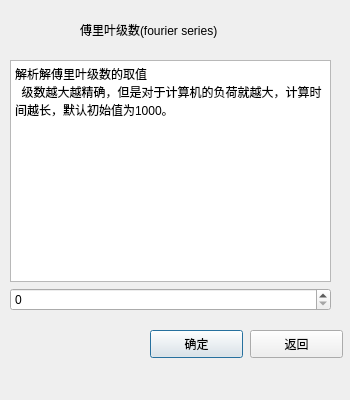
<?xml version="1.0" encoding="UTF-8"?>
<ui version="4.0">
 <class>Set_fourier_series</class>
 <widget class="QDialog" name="Set_fourier_series">
  <property name="geometry">
   <rect>
    <x>0</x>
    <y>0</y>
    <width>350</width>
    <height>400</height>
   </rect>
  </property>
  <property name="windowTitle">
   <string>设置傅里叶级数</string>
  </property>
  <widget class="QLabel" name="label">
   <property name="geometry">
    <rect>
     <x>80</x>
     <y>10</y>
     <width>231</width>
     <height>40</height>
    </rect>
   </property>
   <property name="text">
    <string>傅里叶级数(fourier series)</string>
   </property>
  </widget>
  <widget class="QPushButton" name="sure">
   <property name="geometry">
    <rect>
     <x>150</x>
     <y>330</y>
     <width>93</width>
     <height>28</height>
    </rect>
   </property>
   <property name="text">
    <string>确定</string>
   </property>
  </widget>
  <widget class="QPushButton" name="back">
   <property name="geometry">
    <rect>
     <x>250</x>
     <y>330</y>
     <width>93</width>
     <height>28</height>
    </rect>
   </property>
   <property name="text">
    <string>返回</string>
   </property>
  </widget>
  <widget class="QWidget" name="verticalLayoutWidget">
   <property name="geometry">
    <rect>
     <x>10</x>
     <y>60</y>
     <width>321</width>
     <height>251</height>
    </rect>
   </property>
   <layout class="QVBoxLayout" name="verticalLayout">
    <item>
     <widget class="QTextBrowser" name="textBrowser">
      <property name="html">
       <string>&lt;!DOCTYPE HTML PUBLIC &quot;-//W3C//DTD HTML 4.0//EN&quot; &quot;http://www.w3.org/TR/REC-html40/strict.dtd&quot;&gt;
&lt;html&gt;&lt;head&gt;&lt;meta name=&quot;qrichtext&quot; content=&quot;1&quot; /&gt;&lt;style type=&quot;text/css&quot;&gt;
p, li { white-space: pre-wrap; }
&lt;/style&gt;&lt;/head&gt;&lt;body style=&quot; font-family:'SimSun'; font-size:9pt; font-weight:400; font-style:normal;&quot;&gt;
&lt;p style=&quot; margin-top:0px; margin-bottom:0px; margin-left:0px; margin-right:0px; -qt-block-indent:0; text-indent:0px;&quot;&gt;&lt;span style=&quot; color:#000000;&quot;&gt;解析解傅里叶级数的取值&lt;/span&gt;&lt;/p&gt;
&lt;p style=&quot; margin-top:0px; margin-bottom:0px; margin-left:0px; margin-right:0px; -qt-block-indent:0; text-indent:0px;&quot;&gt;&lt;span style=&quot; color:#000000;&quot;&gt;  级数越大越精确，但是对于计算机的负荷就越大，计算时间越长，默认初始值为1000。&lt;/span&gt;&lt;/p&gt;&lt;/body&gt;&lt;/html&gt;</string>
      </property>
     </widget>
    </item>
    <item>
     <widget class="QSpinBox" name="spinBox_fourier_series">
      <property name="maximum">
       <number>1000000</number>
      </property>
     </widget>
    </item>
   </layout>
  </widget>
 </widget>
 <resources/>
 <connections/>
</ui>
